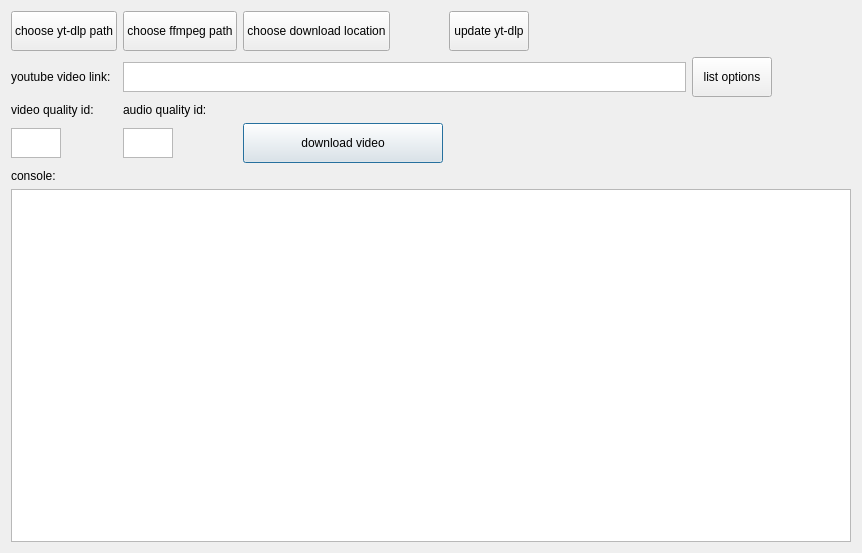
<?xml version="1.0" encoding="UTF-8"?>
<ui version="4.0">
 <class>Dialog</class>
 <widget class="QDialog" name="Dialog">
  <property name="geometry">
   <rect>
    <x>0</x>
    <y>0</y>
    <width>858</width>
    <height>553</height>
   </rect>
  </property>
  <property name="windowTitle">
   <string>a simple ytdlp gui</string>
  </property>
  <layout class="QGridLayout" name="gridLayout">
   <item row="9" column="1">
    <widget class="QTextEdit" name="audioBox">
     <property name="sizePolicy">
      <sizepolicy hsizetype="Fixed" vsizetype="Fixed">
       <horstretch>0</horstretch>
       <verstretch>0</verstretch>
      </sizepolicy>
     </property>
     <property name="minimumSize">
      <size>
       <width>50</width>
       <height>30</height>
      </size>
     </property>
     <property name="maximumSize">
      <size>
       <width>50</width>
       <height>30</height>
      </size>
     </property>
    </widget>
   </item>
   <item row="8" column="0">
    <widget class="QLabel" name="videoQuality">
     <property name="text">
      <string>video quality id:</string>
     </property>
    </widget>
   </item>
   <item row="2" column="6">
    <widget class="QPushButton" name="listButton">
     <property name="sizePolicy">
      <sizepolicy hsizetype="Fixed" vsizetype="Fixed">
       <horstretch>0</horstretch>
       <verstretch>0</verstretch>
      </sizepolicy>
     </property>
     <property name="minimumSize">
      <size>
       <width>0</width>
       <height>40</height>
      </size>
     </property>
     <property name="focusPolicy">
      <enum>Qt::NoFocus</enum>
     </property>
     <property name="text">
      <string>list options</string>
     </property>
    </widget>
   </item>
   <item row="8" column="1">
    <widget class="QLabel" name="audioQuality">
     <property name="text">
      <string>audio quality id:</string>
     </property>
    </widget>
   </item>
   <item row="2" column="1" colspan="5">
    <widget class="QTextEdit" name="linkBox">
     <property name="sizePolicy">
      <sizepolicy hsizetype="MinimumExpanding" vsizetype="Fixed">
       <horstretch>0</horstretch>
       <verstretch>0</verstretch>
      </sizepolicy>
     </property>
     <property name="maximumSize">
      <size>
       <width>16777215</width>
       <height>30</height>
      </size>
     </property>
     <property name="font">
      <font>
       <family>Consolas</family>
      </font>
     </property>
    </widget>
   </item>
   <item row="0" column="0">
    <widget class="QPushButton" name="pathButton">
     <property name="sizePolicy">
      <sizepolicy hsizetype="Fixed" vsizetype="Fixed">
       <horstretch>0</horstretch>
       <verstretch>0</verstretch>
      </sizepolicy>
     </property>
     <property name="minimumSize">
      <size>
       <width>0</width>
       <height>40</height>
      </size>
     </property>
     <property name="focusPolicy">
      <enum>Qt::NoFocus</enum>
     </property>
     <property name="text">
      <string>choose yt-dlp path</string>
     </property>
    </widget>
   </item>
   <item row="10" column="0">
    <widget class="QLabel" name="console">
     <property name="text">
      <string>console:</string>
     </property>
    </widget>
   </item>
   <item row="11" column="0" colspan="8">
    <widget class="QTextEdit" name="consoleBox">
     <property name="minimumSize">
      <size>
       <width>840</width>
       <height>0</height>
      </size>
     </property>
     <property name="font">
      <font>
       <family>Consolas</family>
       <pointsize>10</pointsize>
      </font>
     </property>
    </widget>
   </item>
   <item row="9" column="0">
    <widget class="QTextEdit" name="videoBox">
     <property name="sizePolicy">
      <sizepolicy hsizetype="Fixed" vsizetype="Fixed">
       <horstretch>0</horstretch>
       <verstretch>0</verstretch>
      </sizepolicy>
     </property>
     <property name="minimumSize">
      <size>
       <width>50</width>
       <height>30</height>
      </size>
     </property>
     <property name="maximumSize">
      <size>
       <width>50</width>
       <height>30</height>
      </size>
     </property>
    </widget>
   </item>
   <item row="9" column="2">
    <widget class="QPushButton" name="downloadButton">
     <property name="sizePolicy">
      <sizepolicy hsizetype="Fixed" vsizetype="Fixed">
       <horstretch>0</horstretch>
       <verstretch>0</verstretch>
      </sizepolicy>
     </property>
     <property name="minimumSize">
      <size>
       <width>200</width>
       <height>40</height>
      </size>
     </property>
     <property name="focusPolicy">
      <enum>Qt::StrongFocus</enum>
     </property>
     <property name="text">
      <string>download video</string>
     </property>
     <property name="default">
      <bool>true</bool>
     </property>
    </widget>
   </item>
   <item row="2" column="0">
    <widget class="QLabel" name="videoLink">
     <property name="text">
      <string>youtube video link:</string>
     </property>
    </widget>
   </item>
   <item row="0" column="1">
    <widget class="QPushButton" name="ffmpegButton">
     <property name="sizePolicy">
      <sizepolicy hsizetype="Fixed" vsizetype="Fixed">
       <horstretch>0</horstretch>
       <verstretch>0</verstretch>
      </sizepolicy>
     </property>
     <property name="minimumSize">
      <size>
       <width>0</width>
       <height>40</height>
      </size>
     </property>
     <property name="focusPolicy">
      <enum>Qt::NoFocus</enum>
     </property>
     <property name="text">
      <string>choose ffmpeg path</string>
     </property>
    </widget>
   </item>
   <item row="0" column="2">
    <widget class="QPushButton" name="dlpathButton">
     <property name="sizePolicy">
      <sizepolicy hsizetype="Fixed" vsizetype="Fixed">
       <horstretch>0</horstretch>
       <verstretch>0</verstretch>
      </sizepolicy>
     </property>
     <property name="minimumSize">
      <size>
       <width>0</width>
       <height>40</height>
      </size>
     </property>
     <property name="focusPolicy">
      <enum>Qt::NoFocus</enum>
     </property>
     <property name="text">
      <string>choose download location</string>
     </property>
    </widget>
   </item>
   <item row="0" column="3">
    <widget class="QPushButton" name="updateButton">
     <property name="sizePolicy">
      <sizepolicy hsizetype="Fixed" vsizetype="Fixed">
       <horstretch>0</horstretch>
       <verstretch>0</verstretch>
      </sizepolicy>
     </property>
     <property name="minimumSize">
      <size>
       <width>0</width>
       <height>40</height>
      </size>
     </property>
     <property name="focusPolicy">
      <enum>Qt::NoFocus</enum>
     </property>
     <property name="text">
      <string>update yt-dlp</string>
     </property>
    </widget>
   </item>
  </layout>
 </widget>
 <tabstops>
  <tabstop>videoBox</tabstop>
  <tabstop>consoleBox</tabstop>
 </tabstops>
 <resources/>
 <connections/>
</ui>
